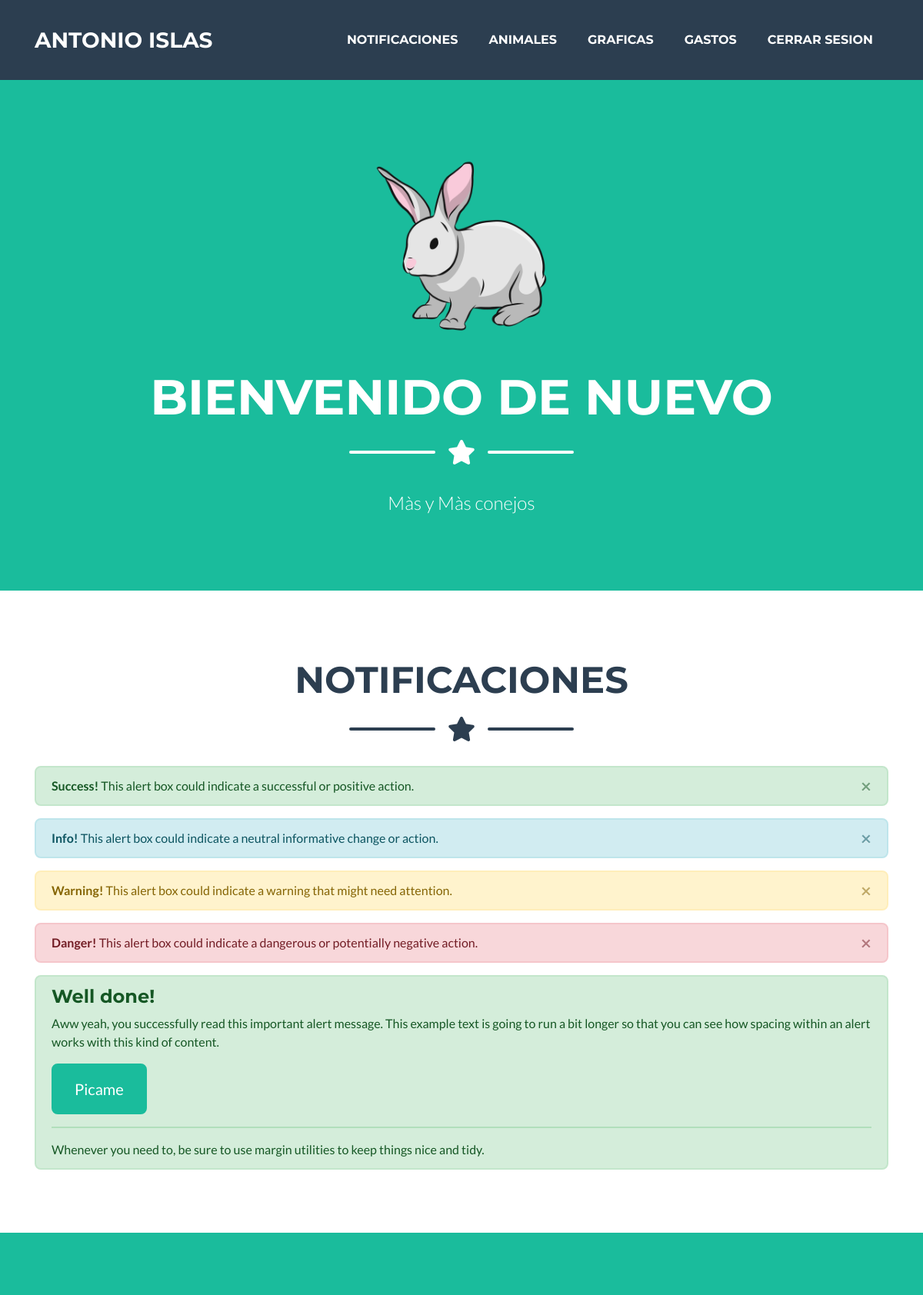
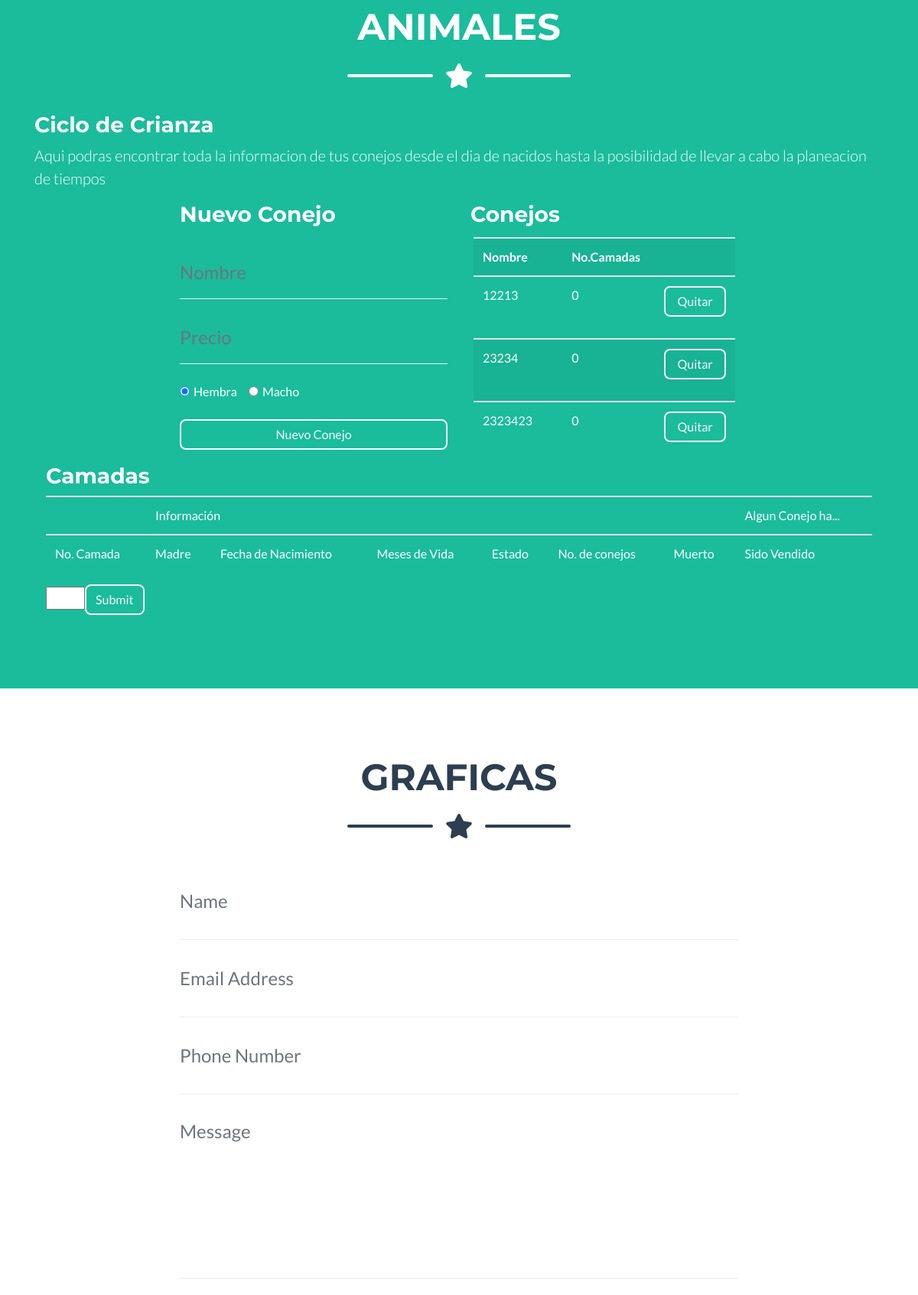
/ (signed in, upper part), run on the app's committed database (2 pictures, top to bottom).
### tables this page shows
CREATE TABLE `conejos` (
  `idCONEJO` int(20) NOT NULL,
  `nombreCONEJO` varchar(50) NOT NULL,
  `sexoCONEJO` varchar(2) NOT NULL,
  `camadasCONEJO` int(10) NOT NULL,
  `idUSR` int(10) NOT NULL,
  `estadoCONEJO` varchar(20) NOT NULL,
  `precio` int(10) NOT NULL
);

### funcionesPHP/consultas.php (called while the page is built, shortened)
<?php
    function getConejosShort($idUsr){
        $conexion = conectarDB();
        $consulta = "SELECT * FROM conejos WHERE idUSR = '$idUsr' AND (NOT estadoCONEJO = 'MUERTO') ORDER BY nombreCONEJO";
        $resultado = mysqli_query( $conexion, $consulta ) or die ( "Algo ha ido mal en la consulta a la base de datos");
        $res = array();
        while ($columna = mysqli_fetch_array( $resultado )){
            array_push($res, $columna);
        }
        return $res;
    }
?>

### funcionesPHP/soloTabla.php (the view, shortened to what this page needs)
<?php
    include_once 'consultas.php';
    $conejos=getConejosShort($usrS->getidUsr());
?>
<h3>Conejos</h3>
<div style="padding : 4px;
            width : 100%;
            height : 300px;
            overflow : auto; ">
<table class="table table-striped">
            <tr>
              <th style="color:#FFFFFF">
                Nombre
              </th>
              <th style="color:#FFFFFF">
                No.Camadas
              </th>
              <td></td>
            </tr>
            <?php
              foreach ($conejos as $value) {
            ?>
            <tr>
              <td style="color:#FFFFFF"><?php echo $value["nombreCONEJO"]; ?></td>
              <td style="color:#FFFFFF"><?php echo $value["camadasCONEJO"]; ?></td>
              <td>
                <div class="form-group">
                  <button class="btn btn-outline-light btn-block" id="" data-toggle="modal" data-target="#modal<?php echo $value["idCONEJO"];?>">Quitar</button>
                </div>
              </td>
            </tr>
            <?php
              }
            ?>
          </table>
          </div>

### data on the page
conejos: nombreCONEJO "12213", camadasCONEJO "0"
conejos: nombreCONEJO "23234", camadasCONEJO "0"
conejos: nombreCONEJO "2323423", camadasCONEJO "0"

### other printed values
$usrS->getnomUsr() "ANTONIO ISLAS"
